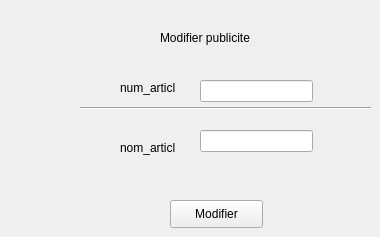
        <widget class="QWidget" name="tab_17">
         <attribute name="title">
          <string>Modifier</string>
         </attribute>
         <widget class="QPushButton" name="modifierpub_2">
          <property name="geometry">
           <rect>
            <x>170</x>
            <y>200</y>
            <width>93</width>
            <height>28</height>
           </rect>
          </property>
          <property name="text">
           <string>Modifier</string>
          </property>
         </widget>
         <widget class="QLabel" name="label_35">
          <property name="geometry">
           <rect>
            <x>160</x>
            <y>30</y>
            <width>101</width>
            <height>16</height>
           </rect>
          </property>
          <property name="text">
           <string>Modifier publicite</string>
          </property>
         </widget>
         <widget class="Line" name="line_4">
          <property name="geometry">
           <rect>
            <x>80</x>
            <y>100</y>
            <width>291</width>
            <height>16</height>
           </rect>
          </property>
          <property name="orientation">
           <enum>Qt::Horizontal</enum>
          </property>
         </widget>
         <widget class="QLabel" name="label_36">
          <property name="geometry">
           <rect>
            <x>120</x>
            <y>140</y>
            <width>55</width>
            <height>16</height>
           </rect>
          </property>
          <property name="text">
           <string>nom_article</string>
          </property>
         </widget>
         <widget class="QLineEdit" name="num_articleModif_2">
          <property name="geometry">
           <rect>
            <x>200</x>
            <y>80</y>
            <width>113</width>
            <height>22</height>
           </rect>
          </property>
         </widget>
         <widget class="QLineEdit" name="nom_articleModif_2">
          <property name="geometry">
           <rect>
            <x>200</x>
            <y>130</y>
            <width>113</width>
            <height>22</height>
           </rect>
          </property>
         </widget>
         <widget class="QLabel" name="label_37">
          <property name="geometry">
           <rect>
            <x>120</x>
            <y>80</y>
            <width>55</width>
            <height>16</height>
           </rect>
          </property>
          <property name="text">
           <string>num_article</string>
          </property>
         </widget>
        </widget>
